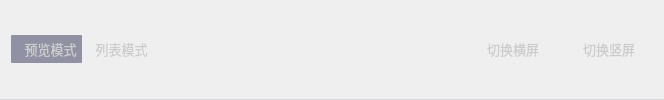
                  <widget class="QFrame" name="frame_3">
                   <property name="styleSheet">
                    <string notr="true">QFrame {
color: rgb(255, 255, 255);
background-color: #FF#F5F6FA;
border-radius:0px;
border-bottom: 1px solid #D7D7DE;
}</string>
                   </property>
                   <property name="frameShape">
                    <enum>QFrame::StyledPanel</enum>
                   </property>
                   <property name="frameShadow">
                    <enum>QFrame::Raised</enum>
                   </property>
                   <layout class="QHBoxLayout" name="horizontalLayout_2">
                    <property name="spacing">
                     <number>0</number>
                    </property>
                    <item>
                     <widget class="QToolButton" name="toolBtnPreviewMode">
                      <property name="maximumSize">
                       <size>
                        <width>92</width>
                        <height>28</height>
                       </size>
                      </property>
                      <property name="font">
                       <font>
                        <pointsize>10</pointsize>
                       </font>
                      </property>
                      <property name="styleSheet">
                       <string notr="true">QToolButton {border:none;
color: rgb(204, 204, 204);
	background-color:#FF9092A4;
border-radius:1px;
padding-left:8px;
}
QToolButton:hover {
color: rgb(255, 255, 255);
background-color: #FFE7E8EE;
border-radius:1px;
padding-left:8px;
}</string>
                      </property>
                      <property name="text">
                       <string>预览模式</string>
                      </property>
                      <property name="icon">
                       <iconset resource="res.qrc">
                        <normaloff>:/main/resource/main/previewMode_select.png</normaloff>:/main/resource/main/previewMode_select.png</iconset>
                      </property>
                      <property name="toolButtonStyle">
                       <enum>Qt::ToolButtonTextBesideIcon</enum>
                      </property>
                     </widget>
                    </item>
                    <item>
                     <widget class="QToolButton" name="toolBtnListMode">
                      <property name="maximumSize">
                       <size>
                        <width>92</width>
                        <height>28</height>
                       </size>
                      </property>
                      <property name="font">
                       <font>
                        <pointsize>10</pointsize>
                       </font>
                      </property>
                      <property name="styleSheet">
                       <string notr="true">QToolButton {border:none;
color: rgb(204, 204, 204);
border-radius:1px;
padding-left:8px;
}
QToolButton:hover {
background-color: #FFE7E8EE;
color: rgb(255, 255, 255);
border-radius:1px;
padding-left:8px;
}</string>
                      </property>
                      <property name="text">
                       <string>列表模式</string>
                      </property>
                      <property name="icon">
                       <iconset resource="res.qrc">
                        <normaloff>:/main/resource/main/listMode_normal.png</normaloff>:/main/resource/main/listMode_normal.png</iconset>
                      </property>
                      <property name="toolButtonStyle">
                       <enum>Qt::ToolButtonTextBesideIcon</enum>
                      </property>
                     </widget>
                    </item>
                    <item>
                     <spacer name="horizontalSpacer_2">
                      <property name="orientation">
                       <enum>Qt::Horizontal</enum>
                      </property>
                      <property name="sizeHint" stdset="0">
                       <size>
                        <width>308</width>
                        <height>20</height>
                       </size>
                      </property>
                     </spacer>
                    </item>
                    <item>
                     <widget class="QToolButton" name="toolBtnChangeHorScreen">
                      <property name="minimumSize">
                       <size>
                        <width>96</width>
                        <height>20</height>
                       </size>
                      </property>
                      <property name="maximumSize">
                       <size>
                        <width>96</width>
                        <height>20</height>
                       </size>
                      </property>
                      <property name="font">
                       <font>
                        <pointsize>10</pointsize>
                       </font>
                      </property>
                      <property name="styleSheet">
                       <string notr="true">QToolButton {border:none;
color: rgb(204, 204, 204);
border-radius:1px;
padding-left:8px;
}
QToolButton:hover {
background-color: #FFE7E8EE;
color: rgb(255, 255, 255);
border-radius:1px;
padding-left:8px;
}</string>
                      </property>
                      <property name="text">
                       <string>切换横屏</string>
                      </property>
                      <property name="icon">
                       <iconset resource="res.qrc">
                        <normaloff>:/main/resource/main/changeScreen.png</normaloff>:/main/resource/main/changeScreen.png</iconset>
                      </property>
                      <property name="toolButtonStyle">
                       <enum>Qt::ToolButtonTextBesideIcon</enum>
                      </property>
                     </widget>
                    </item>
                    <item>
                     <widget class="QToolButton" name="toolBtnChangeVerScreen">
                      <property name="minimumSize">
                       <size>
                        <width>96</width>
                        <height>20</height>
                       </size>
                      </property>
                      <property name="maximumSize">
                       <size>
                        <width>96</width>
                        <height>20</height>
                       </size>
                      </property>
                      <property name="font">
                       <font>
                        <pointsize>10</pointsize>
                       </font>
                      </property>
                      <property name="styleSheet">
                       <string notr="true">QToolButton {border:none;
color: rgb(204, 204, 204);
border-radius:1px;
padding-left:8px;
}
QToolButton:hover {
background-color: #FFE7E8EE;
color: rgb(255, 255, 255);
border-radius:1px;
padding-left:8px;
}</string>
                      </property>
                      <property name="text">
                       <string>切换竖屏</string>
                      </property>
                      <property name="icon">
                       <iconset resource="res.qrc">
                        <normaloff>:/main/resource/main/changeScreen.png</normaloff>:/main/resource/main/changeScreen.png</iconset>
                      </property>
                      <property name="toolButtonStyle">
                       <enum>Qt::ToolButtonTextBesideIcon</enum>
                      </property>
                     </widget>
                    </item>
                   </layout>
                  </widget>
